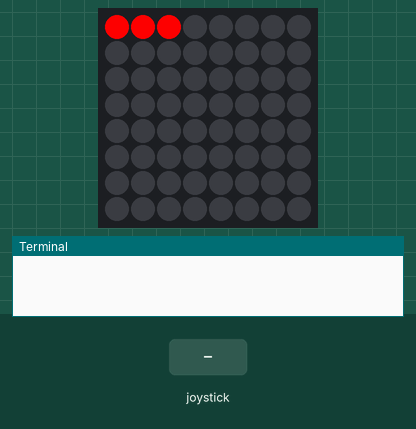
Recording of a program running on a simulated Raspberry Pi (BCM pin numbers) with a Sense HAT. Shown: the Sense HAT's 8×8 RGB LED matrix, the last lines printed to the terminal. Inputs (shaded band) come from the test bench.

Above: at 1.2 s.
1.3 s: joystick pushed up
At 2.1 s:
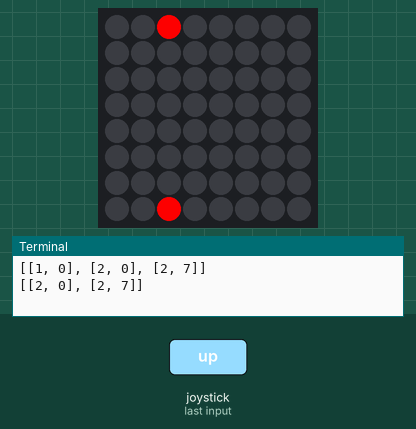
3.1 s: joystick pushed left
At 4.6 s:
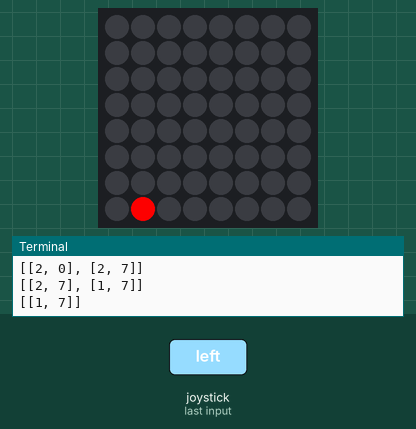
4.9 s: joystick pushed down
At 5.05 s:
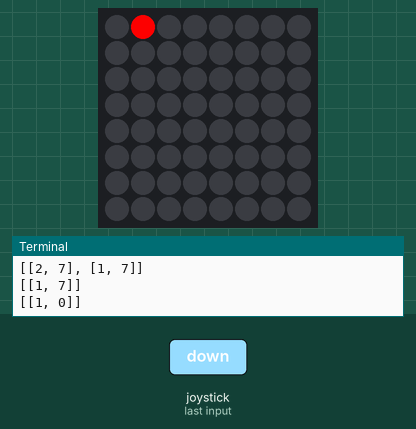
Timing chart, 0 to 7.9 s (numbered marks = the images above; inputs shaded):
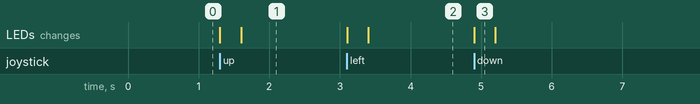

Measured:
- after the input at 1.3 s, the LEDs: first change at once (image 1 shows a later state)
- after the input at 3.1 s, the LEDs: first change at once (image 2 shows a later state)
- after the input at 4.9 s, the LEDs: change at once (image 3)

The program:

zmijica.py
```python
from sense_emu import SenseHat
import time
sense = SenseHat()

R = (255,0,0)
G = (0,255,0)
B = (0,0,255)
K = (0,0,0)

sense.clear()

def iscrtaj_tijelo():
	sense.clear()
	for piksel in pozicija:
		sense.set_pixel(piksel[0],piksel[1],R)

pozicija = [[0,0],[1,0],[2,0]]
korak = 0

iscrtaj_tijelo()

while True:
	for event in sense.stick.get_events():
		if event.action == 'pressed':
			korak+=1
			novi_x = pozicija[len(pozicija)-1][0]
			novi_y = pozicija[len(pozicija)-1][1]

			if event.direction == 'up':
				novi_y -=1
				if novi_y == -1:
					novi_y = 7
			elif event.direction == 'down':
				novi_y +=1
				if novi_y == 8:
					novi_y = 0
			elif event.direction == 'left':
				novi_x -=1
				if novi_x == -1:
					novi_x = 7
			elif event.direction == 'right':
				novi_x +=1
				if novi_x == 8:
					novi_x = 0

			nova_pozicija = [novi_x,novi_y]
			pozicija.append(nova_pozicija)


		if korak%5!=0:
			pozicija.pop(0)
		print(pozicija)
		iscrtaj_tijelo()
		time.sleep(0.3)
```
